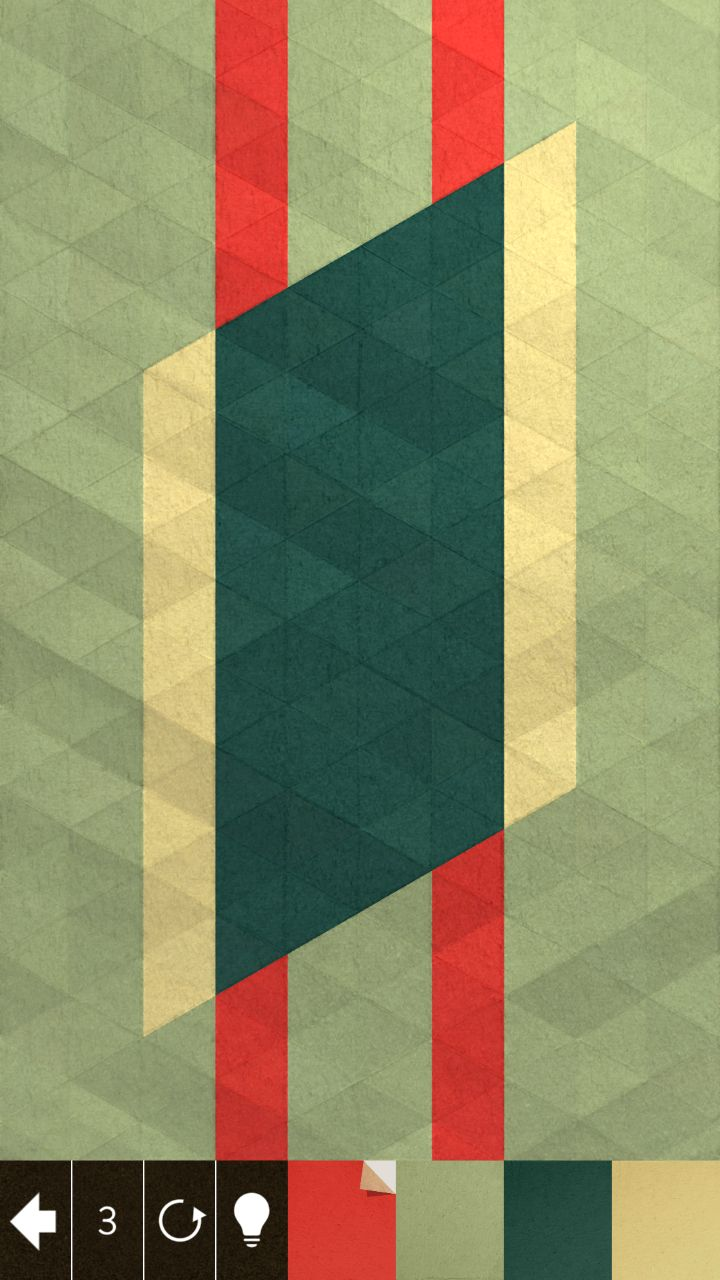
#> input picture kami/test.jpg, 720 x 1280 px
$ python -i processor.py   (imports and definitions only)   (older library calls are emulated)
#> lines starting #> are read from the running program, lines starting #| are printed output that depends on the picture; after the words box and inside, x2 and y2 are one past the last pixel; in counts of white or black regions, pixels touching at a corner belong together
### common/pytesser.py
try:
    import cv2 as cv
    OPENCV_AVAILABLE = True
except ImportError:
    OPENCV_AVAILABLE = False

try:
    import cv2
    OPENCV2_AVAILABLE = True
except ImportError:
    OPENCV2_AVAILABLE = False

from subprocess import Popen, PIPE
import os

PROG_NAME = 'tesseract'
TEMP_IMAGE = 'tmp.bmp'
TEMP_FILE = 'tmp'

# All the PSM arguments as a variable name (avoid having to know them)
PSM_OSD_ONLY = 0
PSM_SEG_AND_OSD = 1
PSM_SEG_ONLY = 2
PSM_AUTO = 3
PSM_SINGLE_COLUMN = 4
PSM_VERTICAL_ALIGN = 5
PSM_UNIFORM_BLOCK = 6
PSM_SINGLE_LINE = 7
PSM_SINGLE_WORD = 8
PSM_SINGLE_WORD_CIRCLE = 9
PSM_SINGLE_CHAR = 10


class TesseractException(Exception):  # Raised when tesseract does not return 0
    pass


class TesseractNotFound(Exception):  # When tesseract is not found in the path
    pass


def check_path():  # Check if tesseract is in the path raise TesseractNotFound otherwise
    for path in os.environ.get('PATH', '').split(':'):
        filepath = os.path.join(path, PROG_NAME)
        if os.path.exists(filepath) and not os.path.isdir(filepath):
            return True
    raise TesseractNotFound


# [23 lines left out: function process_request, not called in this run]


def iplimage_to_string(im, lang=None, psm=None, config=None):
    if not OPENCV_AVAILABLE:
        print "OpenCV not Available"
        return -1
    else:
        cv.imwrite(TEMP_IMAGE, im)
        txt = image_to_string(TEMP_IMAGE, lang, psm, config)
        os.remove(TEMP_IMAGE)
        return txt


def image_to_string(file, lang=None, psm=None, config=None):
    check_path()  # Check if tesseract available in the path
    process_request(file, TEMP_FILE, lang, psm, config)  # Process command
    f = open(TEMP_FILE + ".txt", "r")  # Open back the file
    txt = f.read()
    f.close()
    os.remove(TEMP_FILE + ".txt")
    return txt


# [9 lines left out: function mat_to_string, not called in this run]


# [2 lines that do not run on import are left out]

### hitori/processor.py
import cv2
from common import pytesser


class HitoriProcessor(object):

    def __init__(self, image):
        self.image = image
        self.bounding_rects = None

    def find_contours(self):
        self.image = cv2.cvtColor(self.image, cv2.COLOR_BGR2GRAY)
        _, self.image = cv2.threshold(self.image, 60, 255, 1)
        _, contours, _ = cv2.findContours(self.image, cv2.RETR_TREE, cv2.CHAIN_APPROX_SIMPLE)
        return contours

    def delete_number_borders(self, contours):
        contours = [cnt for cnt in contours if cv2.contourArea(cnt) == cv2.contourArea(contours[1])]
        self.bounding_rects = [cv2.boundingRect(c) for c in contours][::-1]
        cv2.drawContours(self.image, contours, -1, (0, 0, 0), 3)

    def preprocess_image(self):
        contours = sorted(self.find_contours(), key=cv2.contourArea, reverse=True)
        x, y, w, h = cv2.boundingRect(contours[0])
        self.delete_number_borders(contours)
        self.image = self.image[y + 2:y + h - 2, x + 2:x + w - 2]

    def get_numbers_from_ocr(self):
        nums = pytesser.iplimage_to_string(
            self.image, psm=11, config="tessedit_char_whitelist=0123456789").strip().split()
        return [list(x) for x in nums]

    def detect_numbers(self):
        self.preprocess_image()
        return self.get_numbers_from_ocr()

>>> import cv2
>>> picture = cv2.imread('../kami/test.jpg')
#> picture is the input picture: shape (1280, 720, 3); mean B, G, R 101.5, 138.2, 139.1
>>> result = HitoriProcessor(picture).detect_numbers()
#> in find_contours, `self.image = cv2.cvtColor(self.image, cv2.COLOR_BGR2GRAY)`:
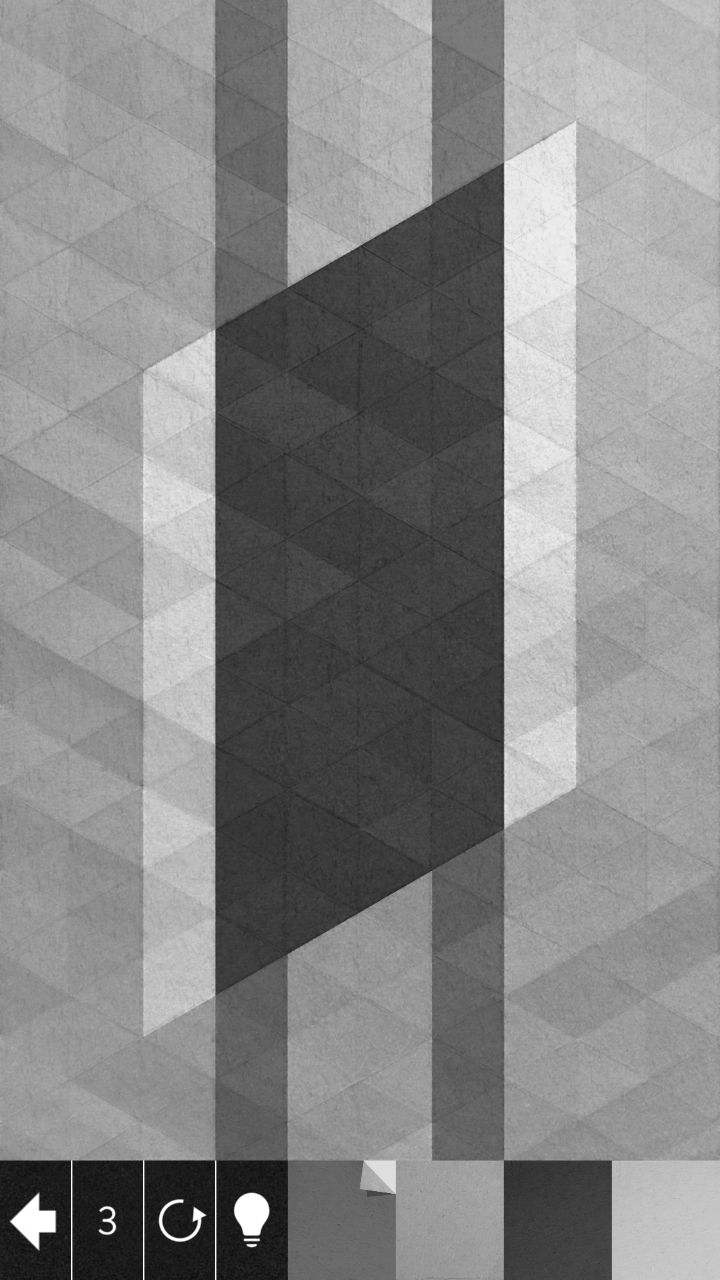
#> self.image: shape (1280, 720); min 6, max 255, mean 134.3
#> in find_contours, `_, self.image = cv2.threshold(self.image, 60, 255, 1)`:
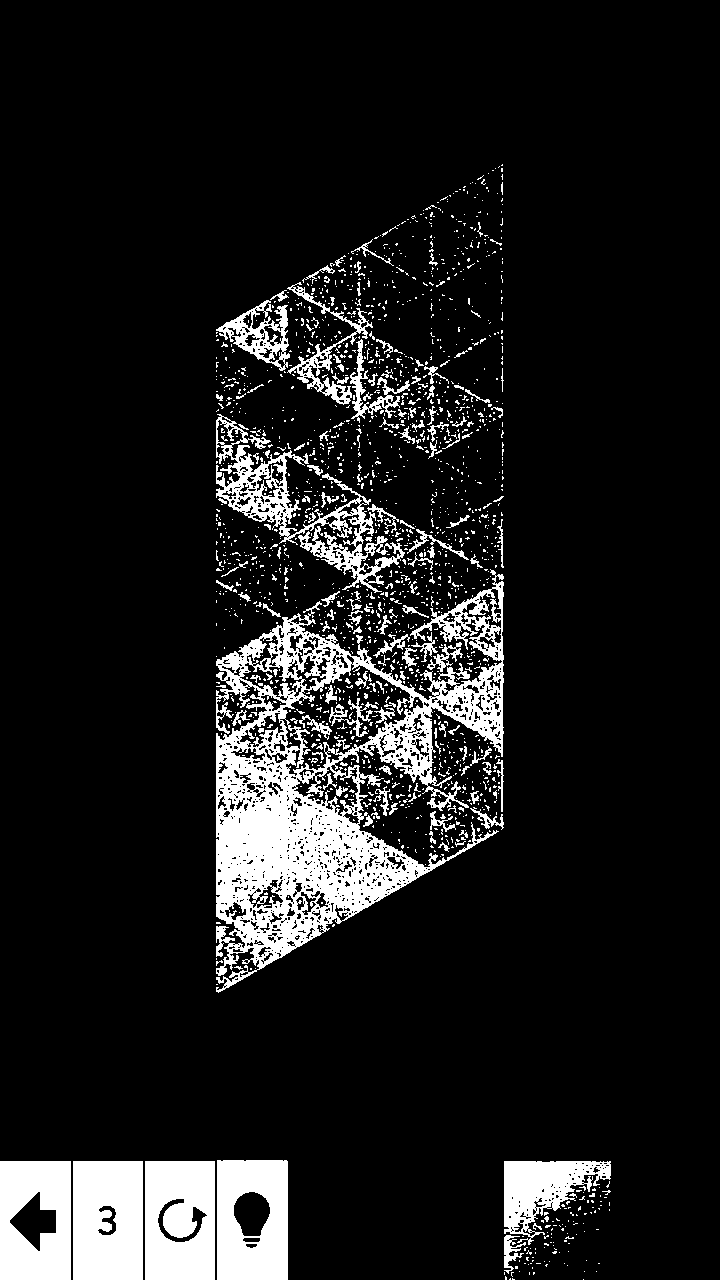
#> self.image: shape (1280, 720); 11.2% white; 1797 white regions (1635 under 20 px)
#> in find_contours, `_, contours, _ = cv2.findContours(self.image, cv2.RETR_TREE, cv2.CHAIN..`: contours = 3048 contours, 2740 with area under 20; largest, box (x1, y1, x2, y2) and area: (216, 569, 504, 993) 58010, (217, 1160, 288, 1280) 8324, (0, 1161, 71, 1280) 8260, (145, 1161, 215, 1280) 8142, (73, 1161, 143, 1280) 8142
#> in preprocess_image, `x, y, w, h = cv2.boundingRect(contours[0])`: x = 216; y = 569; w = 288; h = 424
#> in delete_number_borders, `contours = [cnt for cnt in contours if cv2.contourArea(cnt) == cv2.con..`: contours = 1 contour; box (x1, y1, x2, y2) and area: (217, 1160, 288, 1280) 8324
#> in delete_number_borders, `self.bounding_rects = [cv2.boundingRect(c) for c in contours][::-1]`: self.bounding_rects = [(217, 1160, 71, 120)]
#> in delete_number_borders, `cv2.drawContours(self.image, contours, -1, (0, 0, 0), 3)`:
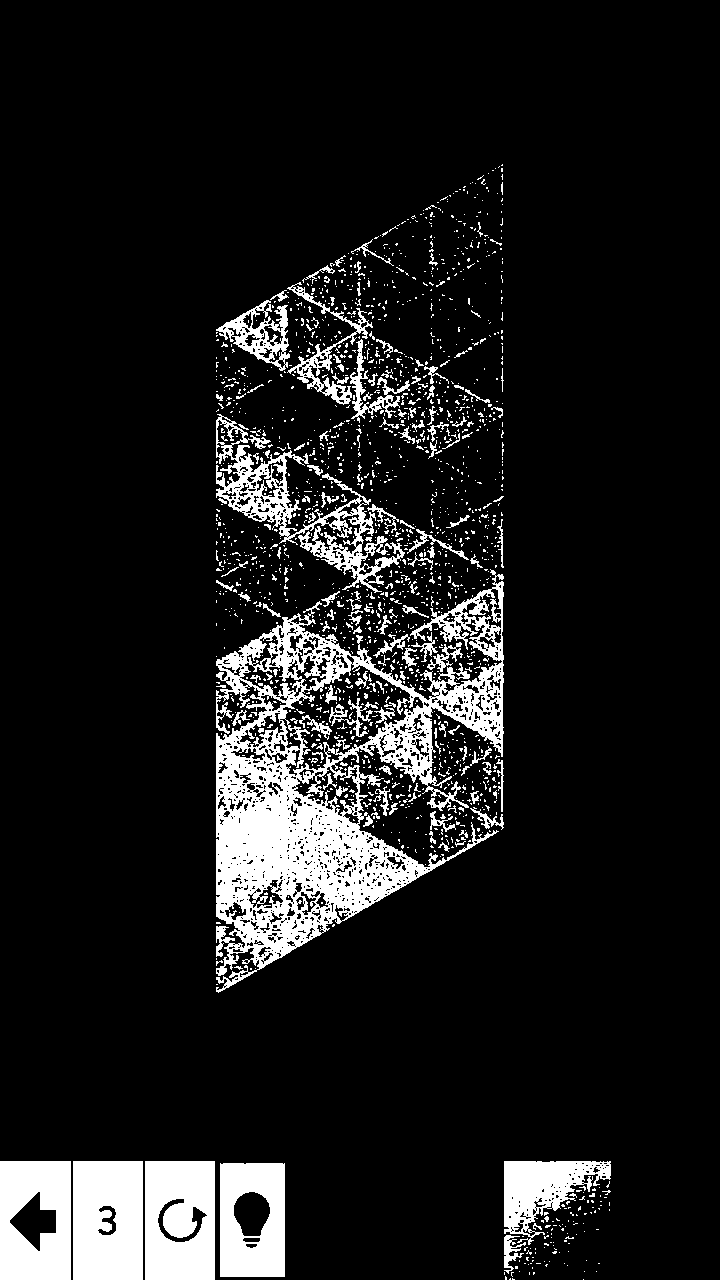
#> self.image: shape (1280, 720); 11.1% white; 1797 white regions (1635 under 20 px), largest, box (x1, y1, x2, y2) and area: (216, 569, 504, 993) 41088, (73, 1161, 143, 1280) 8097, (145, 1161, 215, 1280) 7780
#> in preprocess_image, `self.image = self.image[y + 2:y + h - 2, x + 2:x + w - 2]`:
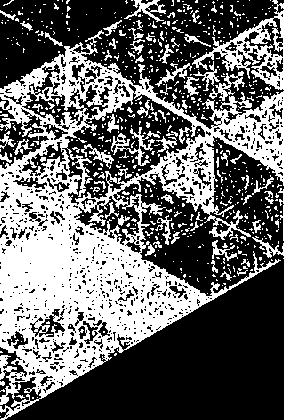
#> self.image: shape (420, 284); 40.3% white; 676 white regions (596 under 20 px), largest, box (x1, y1, x2, y2) and area: (0, 30, 284, 420) 37983, (192, 0, 284, 90) 2188, (111, 127, 160, 166) 487
#> (the run stopped early here; a loop or call above may not have finished)
